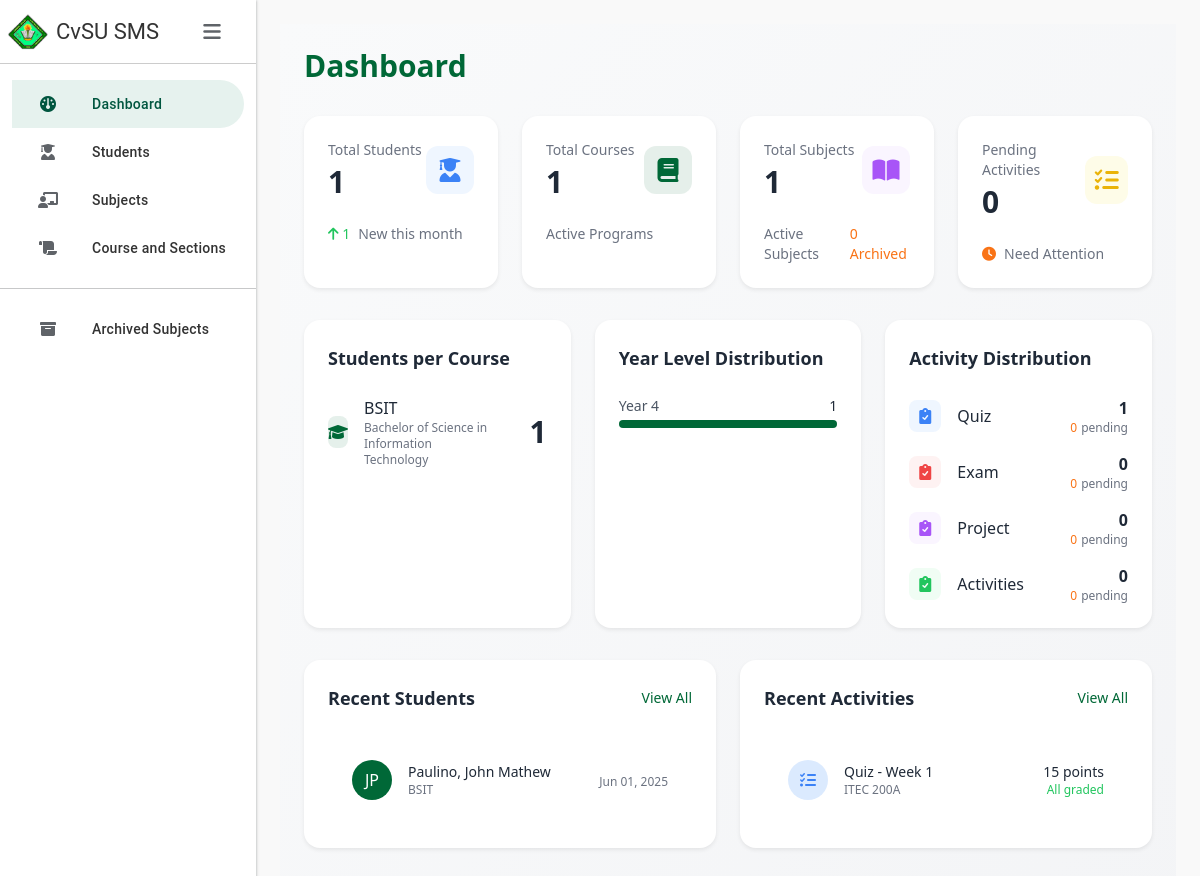
The page / on the database its author committed.
### SMSapp/models.py (models this page shows, shortened)
class Course(models.Model):
    course_abv = models.CharField(max_length=10, primary_key=True)
    course_name = models.CharField(max_length=100)

class Student(models.Model):
    STATUS_CHOICES = [
        ('R', 'Regular'),
        ('I', 'Irregular')
    ]
    student_id = models.CharField(max_length=20, primary_key=True)
    last_name = models.CharField(max_length=50)
    first_name = models.CharField(max_length=50)
    middle_name = models.CharField(max_length=50, blank=True, null=True)
    course = models.ForeignKey(Course, on_delete=models.SET_NULL, null=True)
    year_level = models.PositiveSmallIntegerField()
    section = models.CharField(max_length=20)
    date_added = models.DateTimeField(auto_now_add=True)
    status = models.CharField(max_length=1, choices=STATUS_CHOICES, default='R')
    objects = StudentManager()

class Activity(models.Model):
    activity_id = models.AutoField(primary_key=True)
    subject = models.ForeignKey(Subject, on_delete=models.CASCADE)
    activity_name = models.CharField(max_length=100)
    activity_type = models.CharField(max_length=50)
    total_items = models.IntegerField()

class Subject(models.Model):
    SEMESTER_CHOICES = [
        (1, '1st Semester'),
        (2, '2nd Semester'),
        (3, 'Summer'),
    ]
    subject_code = models.CharField(max_length=20, primary_key=True)
    subject_title = models.CharField(max_length=100)
    course = models.ForeignKey(Course, on_delete=models.CASCADE, null=True, blank=True)  # Make course optional
    school_year = models.CharField(max_length=20)
    semester = models.PositiveSmallIntegerField(choices=SEMESTER_CHOICES)
    year_level = models.PositiveSmallIntegerField()
    section = models.CharField(max_length=20)
    archive = models.BooleanField(default=False)
    archived = models.BooleanField(default=False)
    is_active = models.BooleanField(default=True)
    archived_date = models.DateTimeField(null=True, blank=True)
    class Meta:
        ordering = ['subject_code']

### SMSapp/views.py (the view)
# urls.py: path('', views.index, name='index'),
def index(request):
    total_students = Student.objects.count()
    total_courses = Course.objects.count()
    total_subjects = Subject.objects.filter(is_active=True).count()
    archived_subjects = Subject.objects.filter(is_active=False).count()
    this_month = timezone.now().replace(day=1)
    new_students = Student.objects.filter(date_added__gte=this_month).count()
    course_stats = Course.objects.annotate(
        student_count=Count('student')
    ).values('course_abv', 'course_name', 'student_count')
    total_count = Student.objects.count()
    year_stats = Student.objects.values('year_level').annotate(
        student_count=Count('student_id')
    ).order_by('year_level')
    for year in year_stats:
        year['percentage'] = (year['student_count'] / total_count * 100) if total_count > 0 else 0
    activity_stats = []
    for activity_type in ['Quiz', 'Exam', 'Project', 'Activities']:
        count = Activity.objects.filter(activity_type=activity_type).count()
        pending = Activity.objects.filter(
            activity_type=activity_type
        ).exclude(
            activity_id__in=Grade.objects.values('activity')
        ).count()
        activity_stats.append({
            'type': activity_type,
            'count': count,
            'pending': pending
        })
    recent_activities = Activity.objects.select_related('subject').order_by('-activity_id')[:5]
    for activity in recent_activities:
        total_students = StudentSubjectEnrollment.objects.filter(subject=activity.subject).count()
        graded_count = Grade.objects.filter(activity=activity).count()
        activity.pending_count = total_students - graded_count
    context = {
        'total_students': total_students,
        'total_courses': total_courses,
        'total_subjects': total_subjects,
        'archived_subjects': archived_subjects,
        'new_students': new_students,
        'pending_activities': Activity.objects.filter(
            activity_id__in=StudentSubjectEnrollment.objects.values('subject__activity')
        ).exclude(
            activity_id__in=Grade.objects.values('activity')
        ).count(),
        'course_stats': course_stats,
        'year_stats': year_stats,
        'activity_stats': activity_stats,
        'recent_students': Student.objects.select_related('course').order_by('-date_added')[:5],
        'recent_activities': recent_activities,
    }
    return render(request, 'index.html', context)

### SMSapp/templates/index.html (shortened to what this page needs)
{% extends 'base.html' %}
{% load static %}
{% block content %}
<div class="p-6 min-h-screen bg-gradient-to-br from-gray-50 to-gray-100">
    <div class="mb-8">
        <h1 class="text-3xl font-bold text-[#006837]">Dashboard</h1>
    </div>
    <div class="grid grid-cols-1 md:grid-cols-2 lg:grid-cols-4 gap-6 mb-8">
        <div class="bg-white rounded-2xl p-6 shadow-sm hover:shadow-md transition-all duration-300">
            <div class="flex items-center justify-between">
                <div>
                    <p class="text-sm text-gray-500 mb-1">Total Students</p>
                    <h3 class="text-3xl font-bold text-gray-800">{{ total_students }}</h3>
                </div>
                <div class="w-12 h-12 rounded-xl bg-blue-50 flex items-center justify-center text-blue-500">
                    <i class="fas fa-user-graduate text-2xl"></i>
                </div>
            </div>
            <div class="mt-4 flex items-center text-sm">
                <span class="text-green-500 mr-2">
                    <i class="fas fa-arrow-up"></i> {{ new_students }}
                </span>
                <span class="text-gray-500">New this month</span>
            </div>
        </div>
        <div class="bg-white rounded-2xl p-6 shadow-sm hover:shadow-md transition-all duration-300">
            <div class="flex items-center justify-between">
                <div>
                    <p class="text-sm text-gray-500 mb-1">Total Courses</p>
                    <h3 class="text-3xl font-bold text-gray-800">{{ total_courses }}</h3>
                </div>
                <div class="w-12 h-12 rounded-xl bg-[#006837]/10 flex items-center justify-center text-[#006837]">
                    <i class="fas fa-book text-2xl"></i>
                </div>
            </div>
            <div class="mt-4 flex items-center text-sm">
                <span class="text-gray-500">Active Programs</span>
            </div>
        </div>
        <div class="bg-white rounded-2xl p-6 shadow-sm hover:shadow-md transition-all duration-300">
            <div class="flex items-center justify-between">
                <div>
                    <p class="text-sm text-gray-500 mb-1">Total Subjects</p>
                    <h3 class="text-3xl font-bold text-gray-800">{{ total_subjects }}</h3>
                </div>
                <div class="w-12 h-12 rounded-xl bg-purple-50 flex items-center justify-center text-purple-500">
                    <i class="fas fa-book-open text-2xl"></i>
                </div>
            </div>
            <div class="mt-4 flex justify-between items-center text-sm">
                <span class="text-gray-500">Active Subjects</span>
                <span class="text-orange-500">{{ archived_subjects }} Archived</span>
            </div>
        </div>
        <div class="bg-white rounded-2xl p-6 shadow-sm hover:shadow-md transition-all duration-300">
            <div class="flex items-center justify-between">
                <div>
                    <p class="text-sm text-gray-500 mb-1">Pending Activities</p>
                    <h3 class="text-3xl font-bold text-gray-800">{{ pending_activities }}</h3>
                </div>
                <div class="w-12 h-12 rounded-xl bg-yellow-50 flex items-center justify-center text-yellow-500">
                    <i class="fas fa-tasks text-2xl"></i>
                </div>
            </div>
            <div class="mt-4 flex items-center text-sm">
                <span class="text-orange-500 mr-2">
                    <i class="fas fa-clock"></i>
                </span>
                <span class="text-gray-500">Need Attention</span>
            </div>
        </div>
    </div>
    <div class="grid grid-cols-1 lg:grid-cols-3 gap-6 mb-8">
        <div class="bg-white rounded-2xl p-6 shadow-sm">
            <h3 class="text-lg font-semibold text-gray-800 mb-4">Students per Course</h3>
            <div class="space-y-4">
                {% for course in course_stats %}
                <div class="flex items-center justify-between gap-8">
                    <div class="flex items-center gap-3">
                        <div class="w-8 h-8 rounded-lg bg-[#006837]/10 flex items-center justify-center text-[#006837]">
                            <i class="fas fa-graduation-cap"></i>
                        </div>
                        <div>
                            <p class="font-medium text-gray-800">{{ course.course_abv }}</p>
                            <p class="text-xs text-gray-500">{{ course.course_name }}</p>
                        </div>
                    </div>
                    <div class="text-right">
                        <p class="font-bold text-3xl text-gray-800">{{ course.student_count }}</p>
                    </div>
                </div>
                {% endfor %}
            </div>
        </div>
        <div class="bg-white rounded-2xl p-6 shadow-sm">
            <h3 class="text-lg font-semibold text-gray-800 mb-4">Year Level Distribution</h3>
            <div class="space-y-4">
                {% for year in year_stats %}
                <div>
                    <div class="flex justify-between text-sm mb-1">
                        <span class="text-gray-600">Year {{ year.year_level }}</span>
                        <span class="font-medium text-gray-800">{{ year.student_count }}</span>
                    </div>
                    <div class="w-full bg-gray-100 rounded-full h-2">
                        <div class="bg-[#006837] h-2 rounded-full" style="width: {{ year.percentage }}%"></div>
                    </div>
                </div>
                {% endfor %}
            </div>
        </div>
        <div class="bg-white rounded-2xl p-6 shadow-sm">
            <h3 class="text-lg font-semibold text-gray-800 mb-4">Activity Distribution</h3>
            <div class="space-y-4">
                {% for type in activity_stats %}
                <div class="flex items-center justify-between">
                    <div class="flex items-center gap-3">
                        <div class="w-8 h-8 rounded-lg
                            {% if type.type == 'Quiz' %}bg-blue-50 text-blue-500
                            {% elif type.type == 'Exam' %}bg-red-50 text-red-500
                            {% elif type.type == 'Project' %}bg-purple-50 text-purple-500
                            {% else %}bg-green-50 text-green-500{% endif %}
                            flex items-center justify-center">
                            <i class="fas fa-clipboard-check"></i>
                        </div>
                        <span class="text-gray-800">{{ type.type }}</span>
                    </div>
                    <div class="text-right">
                        <p class="font-bold text-gray-800">{{ type.count }}</p>
                        <div class="flex items-center text-xs text-gray-500">
                            <span class="text-orange-500 mr-1">{{ type.pending }}</span> pending
                        </div>
                    </div>
                </div>
                {% endfor %}
            </div>
        </div>
    </div>
    <div class="grid grid-cols-1 lg:grid-cols-2 gap-6">
        <div class="bg-white rounded-2xl p-6 shadow-sm">
            <div class="flex justify-between items-center mb-6">
                <h3 class="text-lg font-semibold text-gray-800">Recent Students</h3>
                <a href="{% url 'students' %}" class="text-[#006837] hover:text-[#2d8653] text-sm font-medium">View All</a>
            </div>
            <div class="space-y-4">
                {% for student in recent_students %}
                <div class="flex items-center justify-between p-4 hover:bg-gray-50 rounded-xl transition-colors">
                    <div class="flex items-center gap-3">
                        <div class="w-10 h-10 rounded-full bg-[#006837] flex items-center justify-center text-white font-medium">
                            {{ student.first_name|slice:":1" }}{{ student.last_name|slice:":1" }}
                        </div>
                        <div>
                            <p class="text-sm font-medium text-gray-800">{{ student.last_name }}, {{ student.first_name }}</p>
                            <p class="text-xs text-gray-500">{{ student.course.course_abv }}</p>
                        </div>
                    </div>
                    <div class="text-right">
                        <span class="text-xs text-gray-500">{{ student.date_added|date:"M d, Y" }}</span>
                    </div>
                </div>
                {% endfor %}
            </div>
        </div>
        <div class="bg-white rounded-2xl p-6 shadow-sm">
            <div class="flex justify-between items-center mb-6">
                <h3 class="text-lg font-semibold text-gray-800">Recent Activities</h3>
                <a href="{% url 'subjects' %}" class="text-[#006837] hover:text-[#2d8653] text-sm font-medium">View All</a>
            </div>
            <div class="space-y-4">
                {% for activity in recent_activities %}
                <div class="flex items-center justify-between p-4 hover:bg-gray-50 rounded-xl transition-colors">
                    <div class="flex items-center gap-3">
                        <div class="w-10 h-10 rounded-full
                            {% if activity.activity_type == 'Quiz' %}bg-blue-100 text-blue-500
                            {% elif activity.activity_type == 'Exam' %}bg-red-100 text-red-500
                            {% elif activity.activity_type == 'Project' %}bg-purple-100 text-purple-500
                            {% else %}bg-green-100 text-green-500{% endif %}
                            flex items-center justify-center">
                            <i class="fas fa-tasks"></i>
                        </div>
                        <div>
                            <p class="text-sm font-medium text-gray-800">{{ activity.activity_name }}</p>
                            <p class="text-xs text-gray-500">{{ activity.subject.subject_code }}</p>
                        </div>
                    </div>
                    <div class="text-right">
                        <p class="text-sm font-medium text-gray-800">{{ activity.total_items }} points</p>
                        {% if activity.pending_count > 0 %}
                        <p class="text-xs text-orange-500">{{ activity.pending_count }} pending grades</p>
                        {% else %}
                        <p class="text-xs text-green-500">All graded</p>
                        {% endif %}
                    </div>
                </div>
                {% endfor %}
            </div>
        </div>
    </div>
</div>
{% endblock %}

### rows shown on the page
Course: course_abv "BSIT", course_name "Bachelor of Science in Information Technology", student_count "1"
Student: first_name "J", last_name "P", last_name "Paulino", first_name "John Mathew", course.course_abv "BSIT", date_added "Jun 01, 2025"
Activity: activity_name "Quiz - Week 1", subject.subject_code "ITEC 200A", total_items "15", shows "All graded"

### other values the page prints
{{ total_students }} "1"
{{ new_students }} "1"
{{ total_courses }} "1"
{{ total_subjects }} "1"
{{ archived_subjects }} "0"
{{ pending_activities }} "0"
{{ year.year_level }} "4"
{{ year.student_count }} "1"
{{ type.type }} "Quiz" "Exam" "Project" "Activities"
{{ type.count }} "1" "0" "0" "0"
{{ type.pending }} "0" "0" "0" "0"
